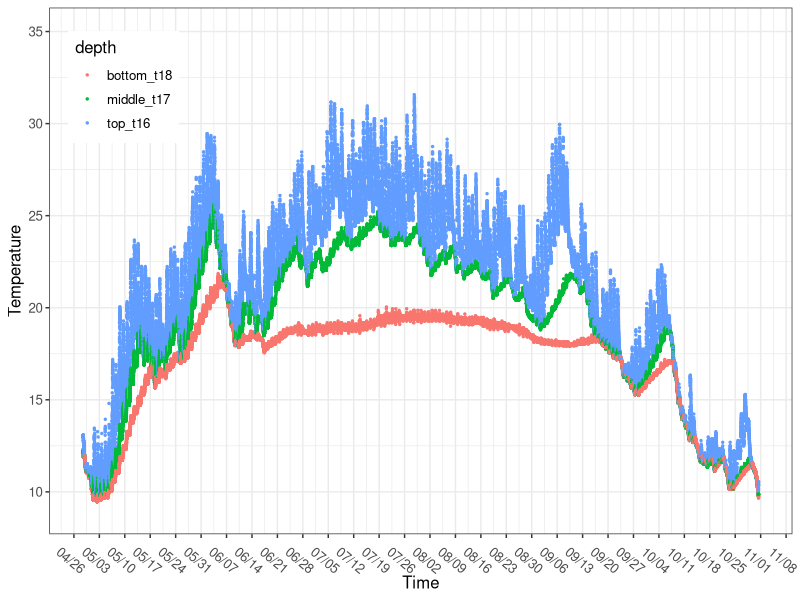
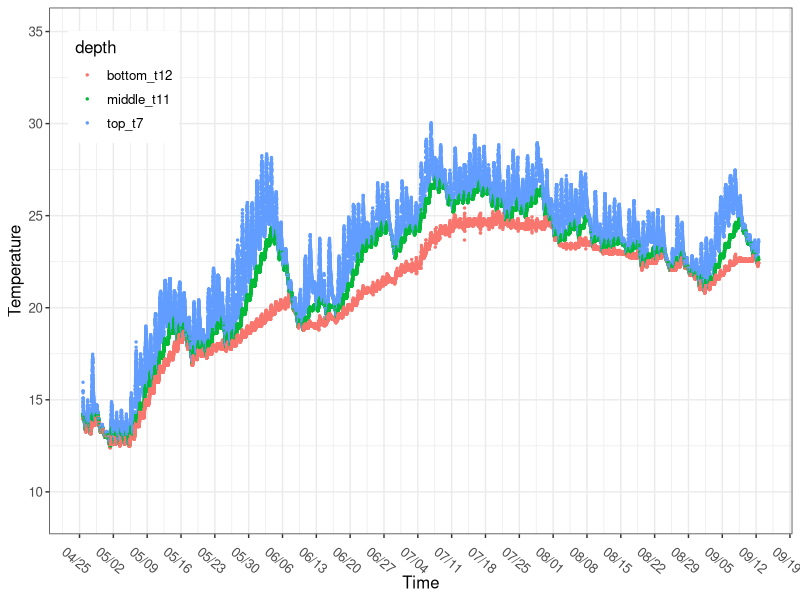
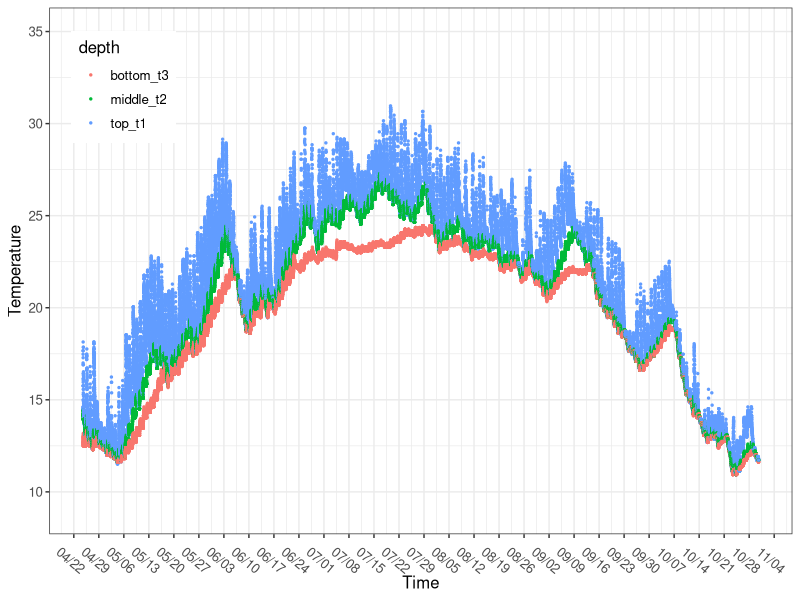
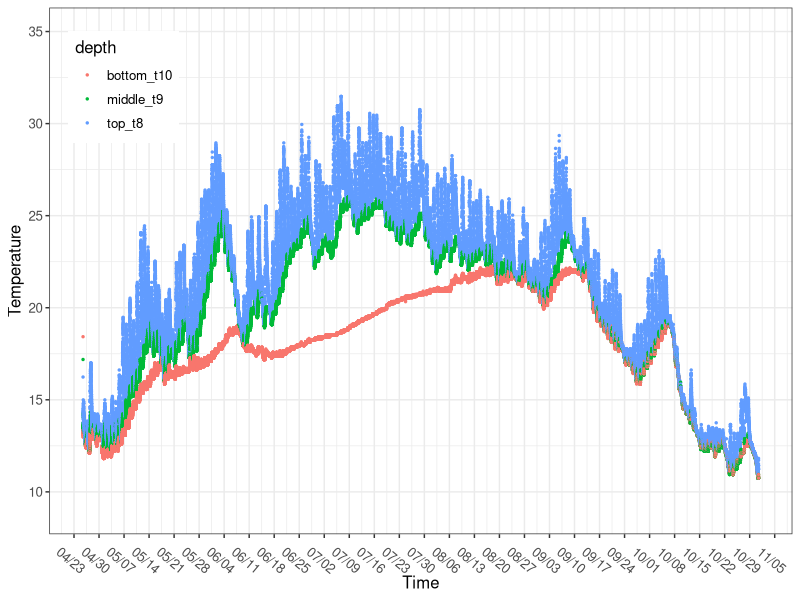
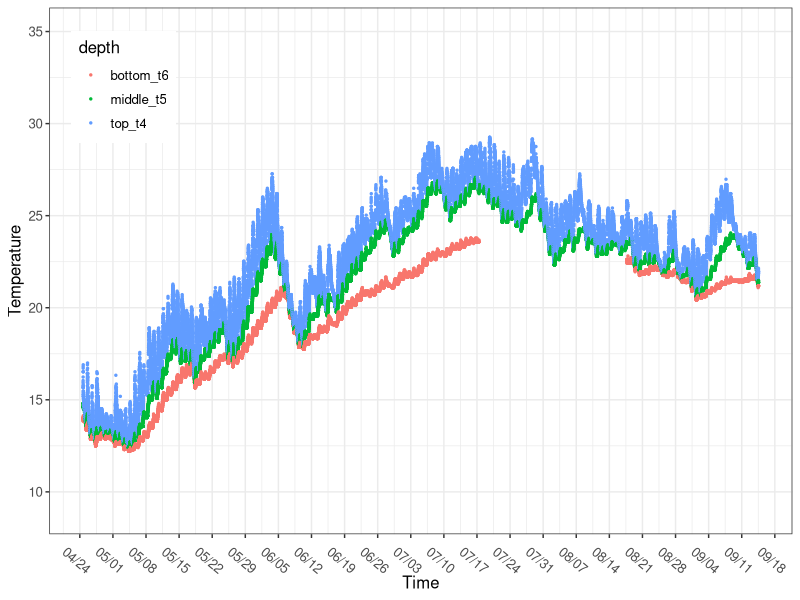
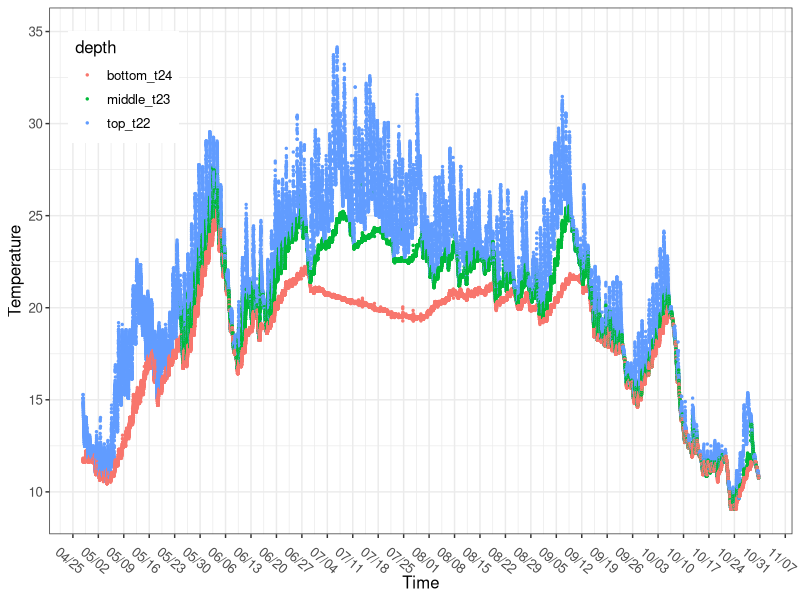
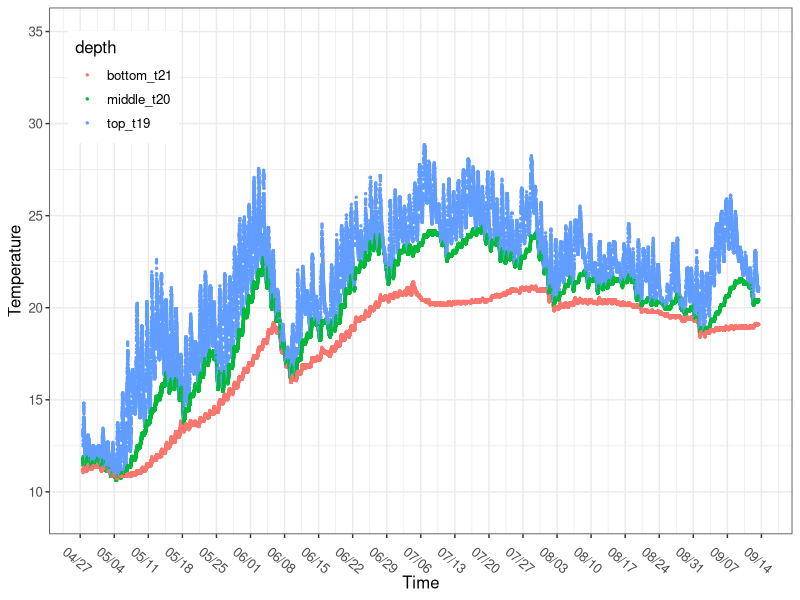
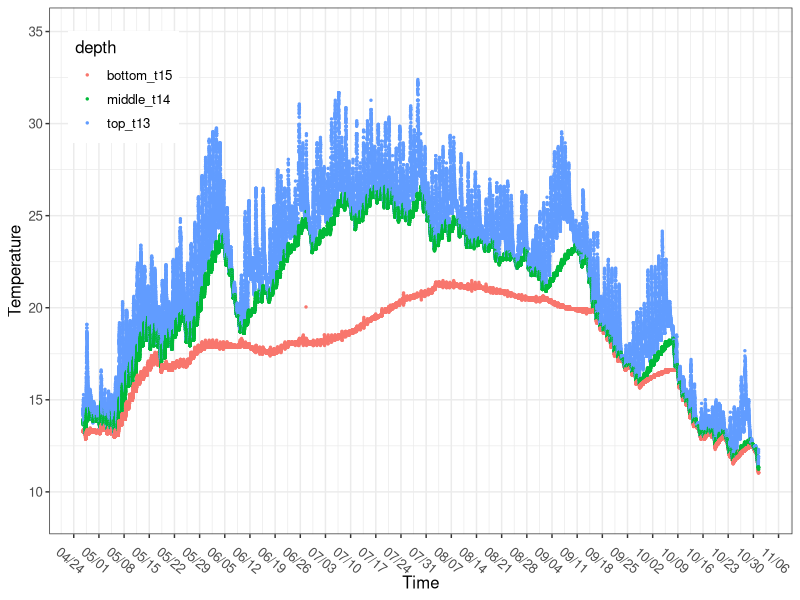

R code for these plots, in order:
## DEC Ponds 2023 Temp Plots ####
## Code started by MAH May 2023 #

## Load packages ####
library(tidyverse)
library(scales)
library(cowplot)
library(ggpubr)

## Load data ####
setwd("C:/Users/mah543/Dropbox/Cornell/Research/DEC_CarbonGrant/FarmResidPonds/HOBO_Data_2023")  #work MH
setwd("C:/Users/Meredith/Dropbox/Cornell/Research/DEC_CarbonGrant/FarmResidPonds/HOBO_Data_2023") #Home MH
setwd("C:/Users/pb577/OneDrive - Cornell University/Documents/DEC_Ponds/DEC_Ponds/Temp_HOBO_Data") #work PB

boyce <- read.csv("Boyce_compiled.csv", strip.white=T, na.strings="na")
edwards <- read.csv("Edwards_compiled.csv", strip.white=T, na.strings="na")
harrison <- read.csv("Harrison_compiled.csv", strip.white=T, na.strings="na")
howarth <- read.csv("Howarth_compiled.csv", strip.white=T, na.strings="na")
levine <- read.csv("Levine_compiled.csv", strip.white=T, na.strings="NA")
mtpleasantse <- read.csv("MtPleasantSE_compiled.csv", strip.white=T, na.strings="na")
shelterbelt <- read.csv("Shelterbelt_compiled.csv", strip.white=T, na.strings="na")
white <- read.csv("White_compiled.csv", strip.white=T, na.strings="na")

#add column with pond name
boyce$pond <- "Boyce"
edwards$pond <- "Edwards"
howarth$pond <- "Boyce"
levine$pond <- "Levine"
mtpleasantse$pond <- "MtPleasantSE"
harrison$pond <- "Harrison"
shelterbelt$pond <- "Shelterbelt"
white$pond <- "White"

min(boyce$wtr_bottom_t18)        #9.472
min(edwards$wtr_bottom_t12)      #9.176
min(howarth$wtr_bottom_t10)      #8.978
min(levine$wtr_bottom_t6, na.rm=TRUE)      #10.846
min(mtpleasantse$wtr_bottom_t24) #8.779
min(harrison$wtr_bottom_t3)      #11.625
min(shelterbelt$wtr_bottom_t21)  #8.581
min(white$wtr_bottom_t15)        #12.883


max(boyce$wtr_top_t16)        #31.574
max(edwards$wtr_top_t7)       #32.086
max(howarth$wtr_top_t8)       #31.472
max(levine$wtr_top_t4 )       #33.743
max(mtpleasantse$wtr_top_t22) #34.163
max(harrison$wtr_top_t1)      #30.963
max(shelterbelt$wtr_top_t19)  #30.054
max(white$wtr_top_t13)        #32.394


#Make Plots ####


#*Boyce ####
head(boyce)
tail(boyce)
str(boyce)
boyce$datetime2 <- as.POSIXct(boyce$datetime, 
                              '%m/%d/%Y %H:%M', tz="US/Eastern")

boyce_long <- boyce %>% pivot_longer(
  cols = starts_with("wtr_"),
  names_to = "depth",
  names_prefix = "wtr_",
  values_to = "temp",
  values_drop_na = TRUE)
head(boyce_long)

boyce_temp <- boyce_long  %>% 
  ggplot(aes(x=datetime2, y=temp, color=depth)) + 
  #geom_hline(yintercept=100, linetype='dotted', col = 'blue')+
  geom_point(size=0.5) + #geom_path()+
  scale_x_datetime(breaks=date_breaks(width="7 days"), 
                   labels=date_format("%m/%d", tz="America/new_york"))+ theme_bw() +
  theme(text = element_text(size=12), axis.text.x = element_text(angle=-40))+ 
  xlab("Time") + ylab("Temperature") + ylim(c(9,35))+
  theme(legend.position = c(.1,.85))
boyce_temp 



#*Edwards ####
edwards$datetime2 <- as.POSIXct(edwards$datetime_proposed, 
                              '%m/%d/%Y %H:%M', tz="US/Eastern")

edwards_long <- edwards %>% pivot_longer(
  cols = starts_with("wtr_"),
  names_to = "depth",
  names_prefix = "wtr_",
  values_to = "temp",
  values_drop_na = TRUE)
head(edwards_long)

edwards_temp <- edwards_long  %>% subset(datetime2 >= "2023-04-25 17:30") %>%
  ggplot(aes(x=datetime2, y=temp, color=depth)) + 
  #geom_hline(yintercept=100, linetype='dotted', col = 'blue')+
  geom_point(size=0.5) + #geom_path()+
  scale_x_datetime(breaks=date_breaks(width="7 days"), 
                   labels=date_format("%m/%d", tz="America/new_york"))+ theme_bw() +
  theme(text = element_text(size=12), axis.text.x = element_text(angle=-40))+ 
  xlab("Time") + ylab("Temperature") + ylim(c(9,35))+
  theme(legend.position = c(.1,.85))
edwards_temp 




#*Harrison ####
harrison$datetime2 <- as.POSIXct(harrison$datetime_proposed, 
                              '%m/%d/%Y %H:%M', tz="US/Eastern")

harrison_long <- harrison %>% pivot_longer(
  cols = starts_with("wtr_"),
  names_to = "depth",
  names_prefix = "wtr_",
  values_to = "temp",
  values_drop_na = TRUE)
head(harrison_long)

harrison_temp <- harrison_long  %>% subset(datetime2 >= "2023-04-24 14:00") %>%
  ggplot(aes(x=datetime2, y=temp, color=depth)) + 
  geom_point(size=0.5) + #geom_path()+
  scale_x_datetime(breaks=date_breaks(width="7 days"), 
                   labels=date_format("%m/%d", tz="America/new_york"))+ theme_bw() +
  theme(text = element_text(size=12), axis.text.x = element_text(angle=-40))+ 
  xlab("Time") + ylab("Temperature") + ylim(c(9,35))+
  theme(legend.position = c(.1,.85))
harrison_temp 


#*Howarth ####
howarth$datetime2 <- as.POSIXct(howarth$datetime_proposed, 
                              '%m/%d/%Y %H:%M', tz="US/Eastern")

howarth_long <- howarth %>% pivot_longer(
  cols = starts_with("wtr_"),
  names_to = "depth",
  names_prefix = "wtr_",
  values_to = "temp",
  values_drop_na = TRUE)
head(howarth_long)

howarth_temp <- howarth_long  %>% subset(datetime2 >= "2023-04-25 12:40") %>%
  ggplot(aes(x=datetime2, y=temp, color=depth)) + 
  geom_point(size=0.5) + #geom_path()+
  scale_x_datetime(breaks=date_breaks(width="7 days"), 
                   labels=date_format("%m/%d", tz="America/new_york"))+ theme_bw() +
  theme(text = element_text(size=12), axis.text.x = element_text(angle=-40))+ 
  xlab("Time") + ylab("Temperature") + ylim(c(9,35))+
  theme(legend.position = c(.1,.85))
howarth_temp 



#*Levine ####
levine$datetime2 <- as.POSIXct(levine$datetime_proposed, 
                                '%m/%d/%Y %H:%M', tz="US/Eastern")
str(levine)

levine_long <- levine %>% pivot_longer(
  cols = starts_with("wtr_"),
  names_to = "depth",
  names_prefix = "wtr_",
  values_to = "temp",
  values_drop_na = TRUE)
head(levine_long)

levine_temp <- levine_long  %>% subset(datetime2 >= "2023-04-24 16:20") %>%
  ggplot(aes(x=datetime2, y=temp, color=depth)) + 
  #geom_hline(yintercept=100, linetype='dotted', col = 'blue')+
  geom_point(size=0.5) + #geom_path()+
  scale_x_datetime(breaks=date_breaks(width="7 days"), 
                   labels=date_format("%m/%d", tz="America/new_york"))+ theme_bw() +
  theme(text = element_text(size=12), axis.text.x = element_text(angle=-40))+ 
  xlab("Time") + ylab("Temperature") + ylim(c(9,35))+
  theme(legend.position = c(.1,.85))
levine_temp 


#*Mt Pleasant SE ####
head(mtpleasantse)
str(mtpleasantse)
mtpleasantse$datetime2 <- as.POSIXct(mtpleasantse$datetime_proposed, 
                               '%m/%d/%Y %H:%M', tz="US/Eastern")

mtpleasantse_long <- mtpleasantse %>% pivot_longer(
  cols = starts_with("wtr_"),
  names_to = "depth",
  names_prefix = "wtr_",
  values_to = "temp",
  values_drop_na = TRUE)
head(mtpleasantse_long)

mtpleasantse_temp <- mtpleasantse_long  %>% subset(datetime2 >= "2023-04-27 19:00") %>%
  ggplot(aes(x=datetime2, y=temp, color=depth)) + 
  geom_point(size=0.5) + #geom_path()+
  scale_x_datetime(breaks=date_breaks(width="7 days"), 
                   labels=date_format("%m/%d", tz="America/new_york"))+ theme_bw() +
  theme(text = element_text(size=12), axis.text.x = element_text(angle=-40))+ 
  xlab("Time") + ylab("Temperature") + ylim(c(9,35))+
  theme(legend.position = c(.1,.85))
mtpleasantse_temp 


#*Shelterbelt ####
shelterbelt$datetime2 <- as.POSIXct(shelterbelt$datetime_proposed, 
                              '%m/%d/%Y %H:%M', tz="US/Eastern")

shelterbelt_long <- shelterbelt %>% pivot_longer(
  cols = starts_with("wtr_"),
  names_to = "depth",
  names_prefix = "wtr_",
  values_to = "temp",
  values_drop_na = TRUE)
head(shelterbelt_long)

shelterbelt_temp <- shelterbelt_long  %>% subset(datetime2 >= "2023-04-27 14:00") %>%
  ggplot(aes(x=datetime2, y=temp, color=depth)) + 
  geom_point(size=0.5) + #geom_path()+
  scale_x_datetime(breaks=date_breaks(width="7 days"), 
                   labels=date_format("%m/%d", tz="America/new_york"))+ theme_bw() +
  theme(text = element_text(size=12), axis.text.x = element_text(angle=-40))+ 
  xlab("Time") + ylab("Temperature") + ylim(c(9,35))+
  theme(legend.position = c(.1,.85))
shelterbelt_temp


#*White ####
white$datetime2 <- as.POSIXct(white$datetime_proposed, 
                                    '%m/%d/%Y %H:%M', tz="US/Eastern")

white_long <- white %>% pivot_longer(
  cols = starts_with("wtr_"),
  names_to = "depth",
  names_prefix = "wtr_",
  values_to = "temp",
  values_drop_na = TRUE)
head(white_long)

white_temp <- white_long  %>% ggplot(aes(x=datetime2, y=temp, color=depth)) + 
  #geom_hline(yintercept=100, linetype='dotted', col = 'blue')+
  geom_point(size=0.5) + #geom_path()+
  scale_x_datetime(breaks=date_breaks(width="7 days"), 
                   labels=date_format("%m/%d", tz="America/new_york"))+ theme_bw() +
  theme(text = element_text(size=12), axis.text.x = element_text(angle=-40))+ 
  xlab("Time") + ylab("Temperature") + ylim(c(9,35))+
  theme(legend.position = c(.1,.85))
white_temp 

## Modified figures for quarterly report #6

#*Boyce_mod ####
boyce$datetime2 <- as.POSIXct(boyce$datetime, 
                              '%m/%d/%Y %H:%M', tz="US/Eastern")

boyce_long <- boyce %>% pivot_longer(
  cols = starts_with("wtr_"),
  names_to = "depth",
  names_prefix = "wtr_",
  values_to = "temp",
  values_drop_na = TRUE)
head(boyce_long)

boyce_temp_mod <- boyce_long  %>% 
  ggplot(aes(x=datetime2, y=temp, color=depth)) + 
  #geom_hline(yintercept=100, linetype='dotted', col = 'blue')+
  geom_point(size=0.5) + #geom_path()+
  scale_x_datetime(breaks=date_breaks(width="7 days"), 
                   labels=date_format("%m/%d", tz="America/new_york"))+ theme_bw() +
  theme(text = element_text(size=18), axis.text.x = element_text(angle=-40))+ 
  xlab("Date (MM/DD)") + ylab("Temperature (°C)") + ylim(c(9,35))+
  theme(legend.position = c(.15,.85))+
  scale_color_discrete(labels=c('Bottom', 'Middle', 'Top'))+
  guides(color = guide_legend(reverse=TRUE, title = "Measurement depth:", override.aes = list(size = 4)))+
  geom_rect(aes(xmin=as.POSIXct('2023-06-02 12:00'),
                xmax = as.POSIXct('2023-06-14 12:00'),
                ymin = -Inf,
                ymax = Inf),  alpha = 0.01, fill="grey", linetype = 0)

boyce_temp_mod

#*Edwards_mod ####
edwards$datetime2 <- as.POSIXct(edwards$datetime_proposed, 
                                '%m/%d/%Y %H:%M', tz="US/Eastern")

edwards_long <- edwards %>% pivot_longer(
  cols = starts_with("wtr_"),
  names_to = "depth",
  names_prefix = "wtr_",
  values_to = "temp",
  values_drop_na = TRUE)
head(edwards_long)

edwards_temp_mod <- edwards_long  %>%  subset(datetime2 >= "2023-04-25 17:30") %>%
  ggplot(aes(x=datetime2, y=temp, color=depth)) + 
  #geom_hline(yintercept=100, linetype='dotted', col = 'blue')+
  geom_point(size=0.5) + #geom_path()+
  scale_x_datetime(breaks=date_breaks(width="7 days"), 
                   labels=date_format("%m/%d", tz="America/new_york"))+ theme_bw() +
  theme(text = element_text(size=18), axis.text.x = element_text(angle=-40))+ 
  xlab("Date (MM/DD)") + ylab("Temperature (°C)") + ylim(c(9,35))+
  theme(legend.position = c(.15,.85))+
  scale_color_discrete(labels=c('Bottom', 'Middle', 'Top'))+
  guides(color = guide_legend(reverse=TRUE, title = "Measurement depth:", override.aes = list(size = 4)))+
  geom_rect(aes(xmin=as.POSIXct('2023-06-02 12:00'),
                xmax = as.POSIXct('2023-06-14 12:00'),
                ymin = -Inf,
                ymax = Inf),  alpha = 0.01, fill="grey", linetype = 0)

edwards_temp_mod 

#*White_mod ####
white$datetime2 <- as.POSIXct(white$datetime_proposed, 
                              '%m/%d/%Y %H:%M', tz="US/Eastern")

white_long <- white %>% pivot_longer(
  cols = starts_with("wtr_"),
  names_to = "depth",
  names_prefix = "wtr_",
  values_to = "temp",
  values_drop_na = TRUE)
head(white_long)

white_temp_mod <- white_long  %>% ggplot(aes(x=datetime2, y=temp, color=depth)) + 
  #geom_hline(yintercept=100, linetype='dotted', col = 'blue')+
  geom_point(size=0.5) + #geom_path()+
  scale_x_datetime(breaks=date_breaks(width="7 days"), 
                   labels=date_format("%m/%d", tz="America/new_york"))+ theme_bw() +
  theme(text = element_text(size=18), axis.text.x = element_text(angle=-40))+ 
  xlab("Date (MM/DD)") + ylab("Temperature (°C)") + ylim(c(9,35))+
  theme(legend.position = c(.15,.85))+
  scale_color_discrete(labels=c('Bottom', 'Middle', 'Top'))+
  guides(color = guide_legend(reverse=TRUE, title = "Measurement depth:", override.aes = list(size = 4)))+
  geom_rect(aes(xmin=as.POSIXct('2023-06-02 12:00'),
                xmax = as.POSIXct('2023-06-14 12:00'),
                ymin = -Inf,
                ymax = Inf),  alpha = 0.01, fill="grey", linetype = 0)

white_temp_mod

#*Howarth_mod ####
howarth$datetime2 <- as.POSIXct(howarth$datetime_proposed, 
                                '%m/%d/%Y %H:%M', tz="US/Eastern")

howarth_long <- howarth %>% pivot_longer(
  cols = starts_with("wtr_"),
  names_to = "depth",
  names_prefix = "wtr_",
  values_to = "temp",
  values_drop_na = TRUE)
head(howarth_long)

howarth_temp_mod <- howarth_long  %>% subset(datetime2 >= "2023-04-25 12:40") %>%
  ggplot(aes(x=datetime2, y=temp, color=depth)) + 
  geom_point(size=0.5) + #geom_path()+
  scale_x_datetime(breaks=date_breaks(width="7 days"), 
                   labels=date_format("%m/%d", tz="America/new_york"))+ theme_bw() +
  theme(text = element_text(size=18), axis.text.x = element_text(angle=-40))+ 
  xlab("Date (MM/DD)") + ylab("Temperature (°C)") + ylim(c(9,35))+
  theme(legend.position = c(.15,.85))+
  scale_color_discrete(labels=c('Bottom', 'Middle', 'Top'))+
  guides(color = guide_legend(reverse=TRUE, title = "Measurement depth:", override.aes = list(size = 4)))+
  geom_rect(aes(xmin=as.POSIXct('2023-06-02 12:00'),
                xmax = as.POSIXct('2023-06-14 12:00'),
                ymin = -Inf,
                ymax = Inf),  alpha = 0.01, fill="grey", linetype = 0)

howarth_temp_mod

combined_figure <- ggarrange(boyce_temp_mod, edwards_temp_mod, white_temp_mod, howarth_temp_mod, 
          labels = c("A", "B", "C", "D"),
          ncol = 2, nrow = 2)
ggsave("plot.pdf", width = 18,   height = 12)

